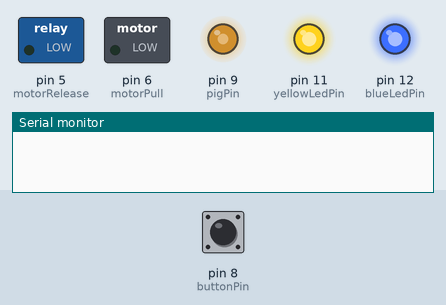
Bench run of a sketch on a simulated Arduino Uno, built with avr-gcc and run on an emulated ATmega328P. Parts: switched loads named in the sketch (green lamp = pin HIGH), output pins drawn as LEDs (lit = HIGH), the last lines printed to the serial monitor. The test bench sets the inputs (shaded band); at power-on: pin 8 (buttonPin) HIGH.

Above: at 0.1 s.
At 2.6 s:
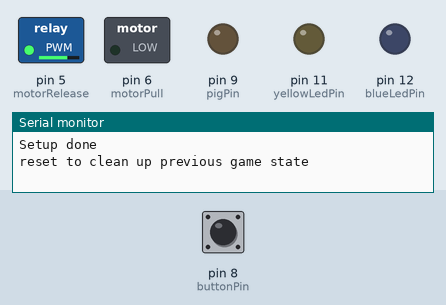
At 30.1 s:
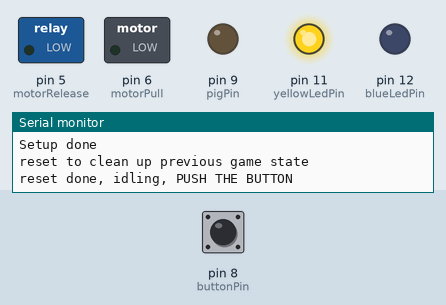
Timing chart, 0 to 31.6 s (numbered marks = the images above):
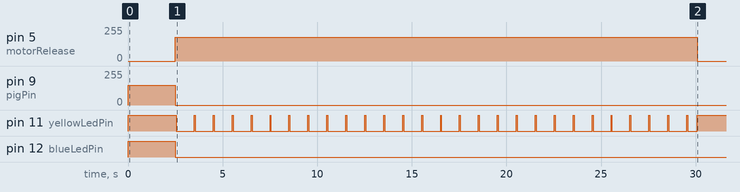

The sketch:

pigarus.ino
```cpp
// Pins
const int fanPin = A0;
const int pigPin = 9;
//const int motorPin = 10; // now using h-bridge
const int motorPull = 6;
const int motorRelease = 5;
const int buttonPin = 8;
const int blueLedPin = 12;
const int yellowLedPin = 11;
const int winSwitchPin = 13;

// LED
unsigned long previousMillis = 0;
const long blinkInterval = 1000;

// Fan
int filterVal = 10; // q'n'd low pass filter
int fanVal;
const int motorThreshold = 90;

// DEBUG
bool debugFan = false;

// crappy state machine
struct GameState {
  bool reset = true;
  unsigned long resetTimer = 30000; // tbd
  unsigned long resetDt = 0;
  bool win = false;
  unsigned long winTimer = 8000; // tbd
  unsigned long winDt = 0;
  bool idle = false;
  bool gameloop = false;
  unsigned long timeScore = 0;
  unsigned long timeScoreDt = 0;
} game;

void setup() {
  Serial.begin(9600);
  pinMode(fanPin, INPUT);
  pinMode(pigPin, OUTPUT);
  //pinMode(motorPin, OUTPUT);
  pinMode(motorPull, OUTPUT);
  pinMode(motorRelease, OUTPUT);
  pinMode(buttonPin, INPUT_PULLUP);
  pinMode(blueLedPin, OUTPUT);
  pinMode(yellowLedPin, OUTPUT);
  pinMode(winSwitchPin, INPUT_PULLUP);

  digitalWrite(yellowLedPin, HIGH);
  digitalWrite(blueLedPin, HIGH);
  analogWrite(pigPin, 150);
  delay(2500);
  Serial.println("Setup done");
  Serial.println("reset to clean up previous game state");
}

void loop() {
  unsigned long currentMillis = millis();
  switchOffThings();

  if (game.reset) {
    blinkLED(currentMillis);
    motorReleasing();
    countDownResetTimer(currentMillis);
  } else if (game.idle) {
    stopMotor();
    lightLED();
    waitForStartButton(currentMillis);
  } else if (game.gameloop) {
    countUpScoreTime(currentMillis);
    readFan();
    moveMotorAndPig();
    waitForWinSwitch();
  } else if (game.win) {
    stopMotor();
    lightBlueLED();
    countDownWinTimer(currentMillis);
  }

  delay(50);
}

void motorPulling() {
  analogWrite(motorPull, 200);
  digitalWrite(motorRelease, LOW);
}

void motorReleasing() {
  analogWrite(motorRelease, 180);
  digitalWrite(motorPull, LOW);
}

void stopMotor() {
  digitalWrite(motorRelease, LOW);
  analogWrite(motorPull, LOW);
}

void switchOffThings() {
  digitalWrite(yellowLedPin, LOW);
  digitalWrite(blueLedPin, LOW);
  digitalWrite(pigPin, LOW);
  digitalWrite(motorPull, LOW);
  digitalWrite(motorRelease, LOW);
}

void countDownWinTimer(unsigned long cM) {
  if (cM - game.winDt >= game.winTimer) {
    game.winDt = cM;
    game.win = false;
    game.reset = true;
    Serial.println("reset game");
  }
}

void waitForWinSwitch() {
  if (winSwitchPin == 1) {
    game.gameloop = false;
    game.win = true;
    Serial.println("win");
    Serial.println(game.timeScore);
  }
}

void countUpScoreTime(unsigned long cM) {
  game.timeScore = cM - game.timeScoreDt;
}

void waitForStartButton(unsigned long cM) {
  if (digitalRead(buttonPin) == 0) {
    game.idle = false;
    game.gameloop = true;
    game.timeScoreDt = cM;
    Serial.println("start game loop");
  }
}

void lightLED() {
  digitalWrite(yellowLedPin, HIGH);
}

void lightBlueLED() {
  digitalWrite(blueLedPin, HIGH);
}

void countDownResetTimer(unsigned long cM) {
  if (cM - game.resetDt >= game.resetTimer) {
    game.resetDt = cM;
    game.reset = false;
    game.idle = true;
    Serial.println("reset done, idling, PUSH THE BUTTON");
  }
}

void blinkLED(unsigned long currentMillis) {
  int ledState = LOW;
  if (currentMillis - previousMillis >= blinkInterval) {
    previousMillis = currentMillis;

    if (ledState == LOW) {
      ledState = HIGH;
    } else {
      ledState = LOW;
    }
    digitalWrite(yellowLedPin, ledState);
  }
}

void readFan() {
  fanVal = analogRead(fanPin);
  filterVal = (fanVal + filterVal) / 2;
  if (debugFan) {
    Serial.print("0, 1023, ");
    Serial.println(filterVal);
  }
}

void moveMotorAndPig() {
  if (filterVal >= motorThreshold) {
    //analogWrite(motorPin, 200);
    motorPulling();
    analogWrite(pigPin, 150);
  } else {
    //digitalWrite(motorPin, LOW);
    stopMotor();
    digitalWrite(pigPin, LOW);
  }
}
```

Measured:
- by itself, pin 5 (motorRelease): 0/255 → 180/255 at 2.5 s, → 0/255 27.6 s later
- by itself, pin 9 (pigPin): 150/255 → 0/255 at 2.5 s
- by itself, pin 11 (yellowLedPin): goes 27 × (LOW 0.95 s, HIGH 0.05 s), LOW 0.50 s, then HIGH
- by itself, pin 12 (blueLedPin): HIGH → LOW at 2.5 s
